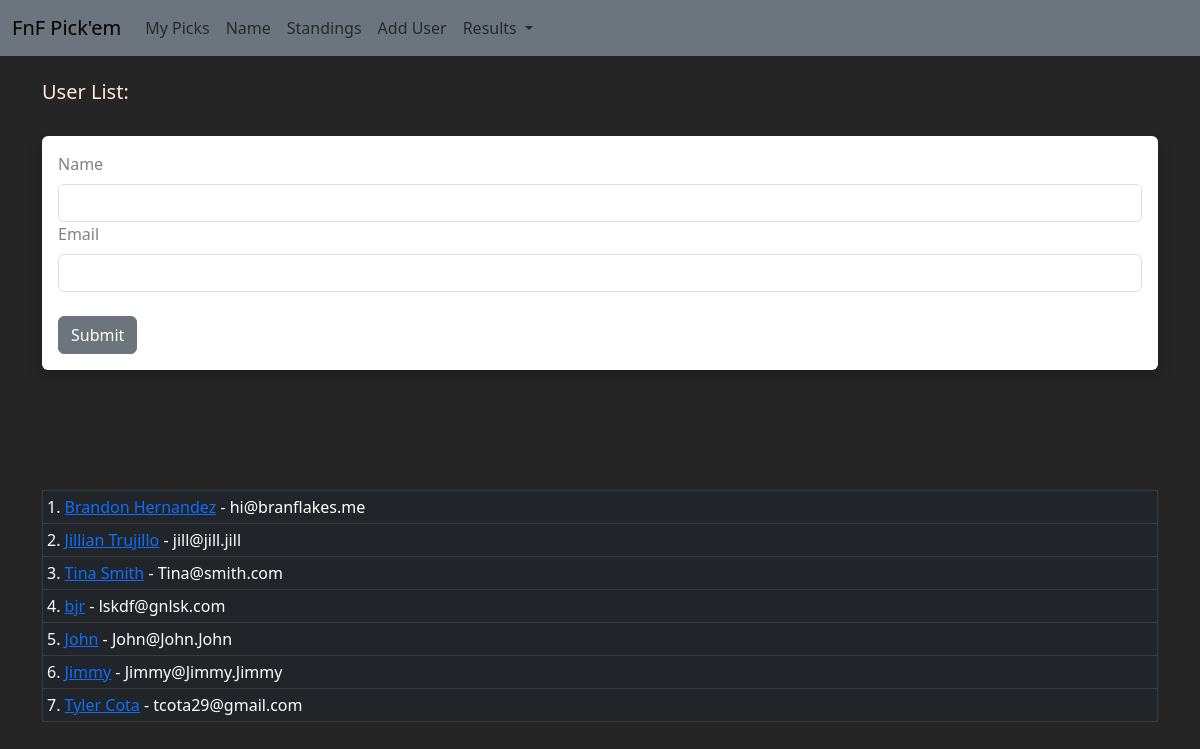
Screenshot of /user/add with the database file from the repository.
### app.py (models this page shows, shortened)
class Users(db.Model):
    id = db.Column(db.Integer, primary_key=True)
    name = db.Column(db.String(100), nullable=False)
    email = db.Column(db.String(100), nullable=False, unique=True)
    date_added = db.Column(db.DateTime, default=datetime.utcnow)

### app.py (the view, shortened to what this page needs)
@app.route('/user/add', methods=['GET', 'POST'])
def add_user():
    name = None
    form = UserForm()
    our_users = Users.query.order_by(Users.date_added)
    return render_template('add_user.html', form=form, name=name, our_users=our_users)

### app.py
class UserForm(FlaskForm):
    name = StringField("Name", validators=[DataRequired()])
    email = StringField("Email", validators=[DataRequired()])
    submit = SubmitField("Submit")

### templates/add_user.html (shortened to what this page needs)
{% extends 'base.html'%}
{% block content %}
    {% if name %}
        <h1>User Added!</h1>
        <br/><br/><br/>
        <table class="table table-bordered table-sm table-hover table-dark">
        {% for our_user in our_users %}
            <tr>
                <td>{{ our_user.id }}.  <a href="{{ url_for('update', id=our_user.id) }}">{{ our_user.name }}</a> - {{ our_user.email }}</td>
            </tr>
        {% endfor %}
    </table>
    {% else %}
        <h1>User List:</h1>
        <br/>
        <div class="shadow p-3 mb-5 bg-white rounded">
        <form method="POST">
            {{ form.name.label(class="form-label") }}
            {{ form.name(class="form-control") }}
            {{ form.email.label(class="form-label") }}
            {{ form.email(class="form-control") }}
            <br/>
            {{ form.submit(class="btn btn-secondary") }}
        </form>
        </div>
    <br/><br/><br/>
    <table class="table table-bordered table-sm table-hover table-dark">
    {% for our_user in our_users %}
        <tr>
            <td>{{ our_user.id }}.  <a href="{{ url_for('update', id=our_user.id) }}">{{ our_user.name }}</a> - {{ our_user.email }}</td>
        </tr>
    {% endfor %}
    </table>
    {% endif %}
{% endblock %}

### templates/base.html (shortened to what this page needs)
<!doctype html>
<html lang="en">
  <head>
    <link href="https://cdn.jsdelivr.net/npm/bootstrap@5.3.0-alpha1/dist/css/bootstrap.min.css" rel="stylesheet"
>
    <link href="{{ url_for('static', filename='css/style.css') }}" rel="stylesheet">
  </head>
  <body>
      {% include 'navbar.html' %}
      <br/>
      <div class="container">
        {% block content %}
        {% endblock %}
      </div>
  </body>
</html>

### templates/navbar.html (shortened to what this page needs)
<nav class="navbar navbar-expand-lg bg-secondary">
  <div class="container-fluid">
    <a class="navbar-brand" href="/">FnF Pick'em</a>
    <div class="collapse navbar-collapse" id="navbarNavDropdown">
      <ul class="navbar-nav">
        <li class="nav-item">
          <a class="nav-link" href="#">My Picks</a>
        </li>
        <li class="nav-item">
          <a class="nav-link" href="name">Name</a>
        </li>
        <li class="nav-item">
          <a class="nav-link" href="{{ url_for('index')}}">Standings</a>
        </li>
        <li class="nav-item">
         <a class="nav-link" href="{{ url_for('add_user')}}">Add User</a>
        </li>
        <li class="nav-item dropdown">
          <a class="nav-link dropdown-toggle" href="#" role="button" data-bs-toggle="dropdown" aria-expanded="false">
            Results
          </a>
        </li>
      </ul>
    </div>
  </div>
</nav>

### static/css/style.css (style rules this page uses)
h1 { color: antiquewhite; font-size: 20px; }
body { background: #252525; color: #808080; }
td { color: #808080; }

### rows the page displays
Users: id "1", name "Brandon Hernandez", email "hi@branflakes.me"
Users: id "2", name "Jillian Trujillo", email "jill@jill.jill"
Users: id "3", name "Tina Smith", email "Tina@smith.com"
Users: id "4", name "bjr", email "lskdf@gnlsk.com"
Users: id "5", name "John", email "John@John.John"
Users: id "6", name "Jimmy", email "Jimmy@Jimmy.Jimmy"
Users: id "7", name "Tyler Cota", email "tcota29@gmail.com"
